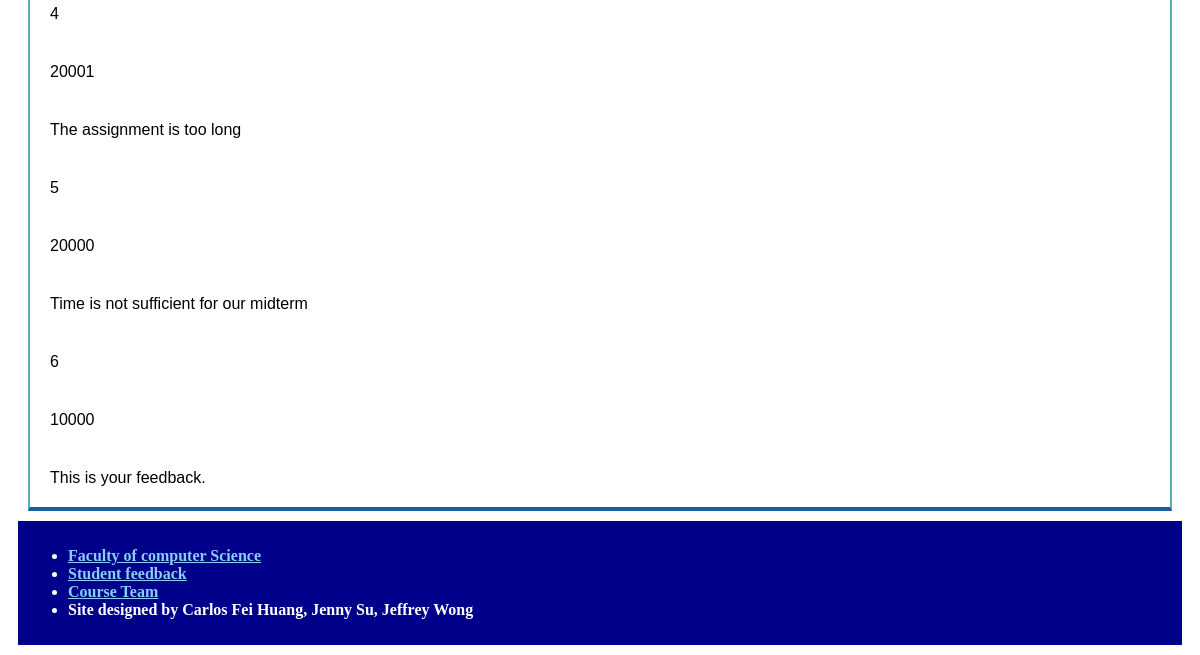
The page /feedback (lower part) on the database as committed earlier.
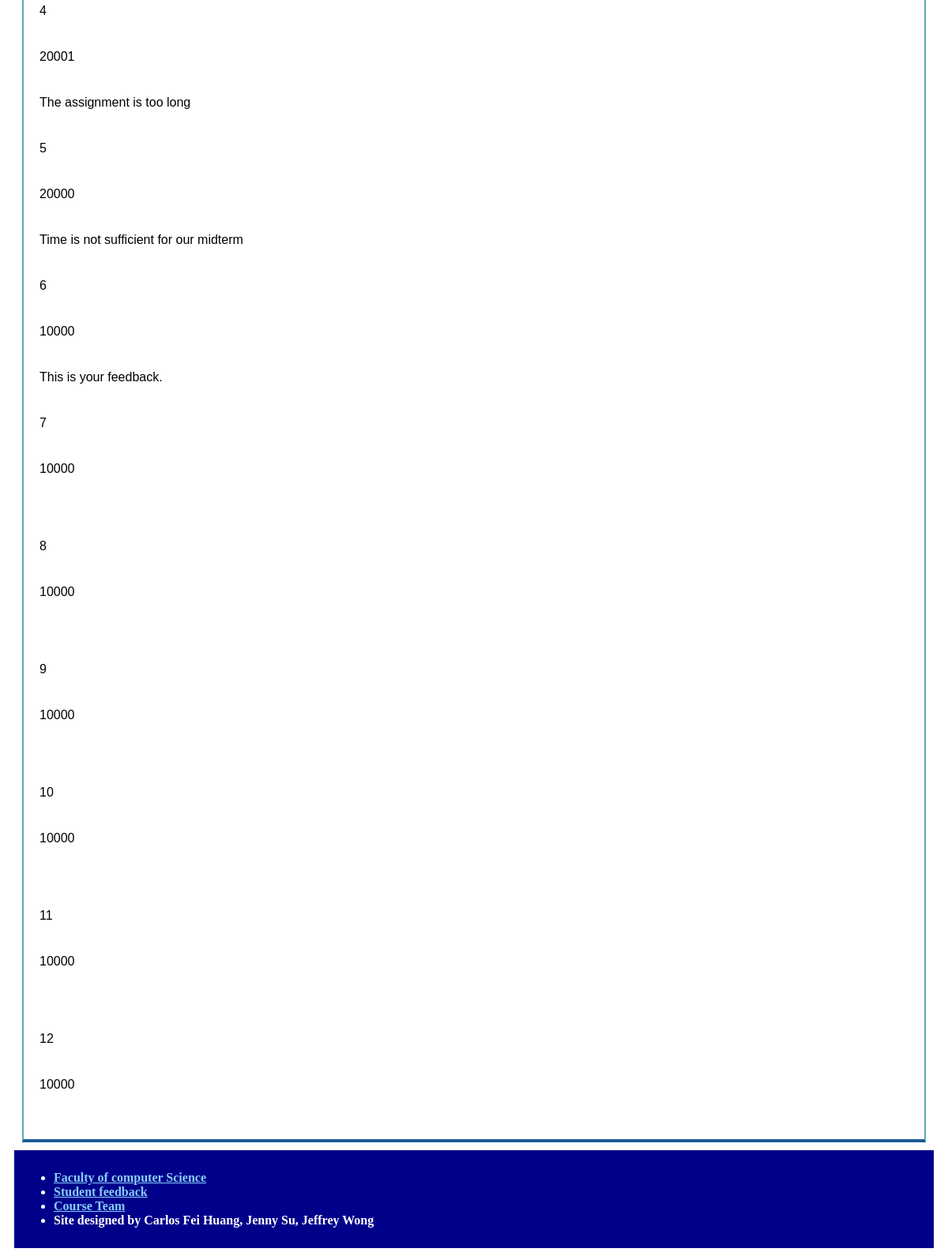
The same page on the database as committed later.
### tables this page shows
CREATE TABLE Feedback(
    feedback_id INTEGER PRIMARY KEY,
    instructor_id INTEGER NOT NULL,
    feedback_text TEXT NOT NULL,
    FOREIGN KEY (instructor_id) references Instructor(instructor_id)
);

### appV1.py (the view)
@app.route('/feedback')
def getAllFeedback():
    dict1 = query_db('SELECT * FROM Feedback')
    return render_template('seeFeedback.html', mydict=dict1)

### appV1.py (called while the page is built)
def get_db():
    db = getattr(g, '_database', None)
    if db is None:
        db = g._database = sqlite3.connect(DATABASE)
    db.row_factory = make_dicts
    return db

def query_db(query, args=(), one=False):
    cur = get_db().execute(query, args)
    rv = cur.fetchall()
    cur.close()
    return (rv[0] if rv else None) if one else rv

def make_dicts(cursor, row):
    return dict((cursor.description[idx][0], value)
                for idx, value in enumerate(row))

@app.teardown_appcontext
def close_connection(exception):
    db = getattr(g, '_database', None)
    if db is not None:
        db.close()

### templates/seeFeedback.html (shortened to what this page needs)
<!DOCTYPE html>
<html lang="en" dir="ltr">
  <head>
    <link rel="stylesheet" href="/static/seeFeedback.css" type="text/css">
  </head>
  <body>
    {% include "instructorHeader.html" %}
    <div class="content">
        <div class="table">
            <div class="feedback">
                {% for elem in mydict %}
                    {% for d in elem.values() %}
                        <div class = 'gd'>{{d}}</div>
                    {% endfor %}
                {% endfor %}
            </div>
        </div>
    </div>
    {% include "instructorFooter.html" %}
  </body>

### templates/instructorHeader.html (shortened to what this page needs)
<!DOCTYPE html>
<html lang="en" dir="ltr">
 <head>
   <link rel="stylesheet" href="/static/instructorHeader.css" type="text/css">
 </head>
 <body>
 </body>
</html>

### templates/instructorFooter.html (shortened to what this page needs)
<!DOCTYPE html>
<html lang="en" dir="ltr">
 <head>
   <link rel="stylesheet" href="/static/footer.css" type="text/css">
 </head>
 <body>
    <header>
      <div class="footer">
        <strong><nav>
            <ul class="menu">
                <li><a href="https://www.utsc.utoronto.ca/cms/faculty-of-computer-science">Faculty of computer Science</a></li>
                <li><a href="{{ url_for('getAllFeedback') }}">Student feedback</a></li>
                <li><a href="{{ url_for('CourseTeam') }}">Course Team</a></li>
                <li>Site designed by Carlos Fei Huang, Jenny Su, Jeffrey Wong</li>
              </ul>
        </nav></strong>
    </div>
    </header>
 </body>
</html>

### static/seeFeedback.css (style rules this page uses)
.content { width: 100%; font-family: Arial, Helvetica, sans-serif; }
.content .table { margin: 0px 20px 0px 20px; border-left: 2px solid #58acb8; border-right: 2px solid #58acb8; border-bottom: 4px solid #1b5d96; }
.feedback { display: grid; grid-template-columns: 1fr; }
.gd { padding: 10px; margin: 10px; }

### static/footer.css (style rules this page uses)
.footer .menu { color:white; }
.footer { margin: 10px; padding: 10px; background-color: darkblue; color:lightgrey; }
.footer a:link { color: lightskyblue; }

Rows that differ between the two databases and show on the page:
added Feedback: values "7", instructor "10000"
added Feedback: values "8", instructor "10000"
added Feedback: values "9", instructor "10000"
added Feedback: values "10", instructor "10000"
added Feedback: values "11", instructor "10000"
added Feedback: values "12", instructor "10000"
